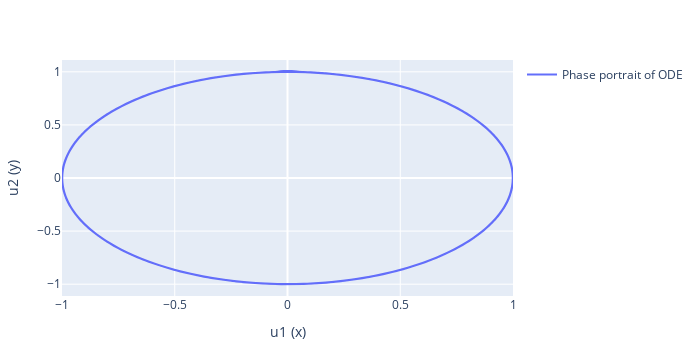

The cell this chart's notebook holds for it:
### Code cell
t = 0:0.1:40
u0 = [1 0]
plot_phase_portrait(hopf2d, u0, t, ["u1 (x)" "u2 (y)"])

### Figure 1 — Plotly figure (JSON) as saved in the notebook; plotly's stock layout.template omitted (floating-point values rounded to 4 significant figures; data arrays with more than 128 entries replaced by an {"elided": "..."} marker saying what was removed)
{"data": [{"mode": "lines", "name": "Phase portrait of ODE", "showlegend": true, "type": "scatter", "x": {"elided": "401 float values"}, "y": {"elided": "401 float values"}}], "layout": {"height": 350, "margin": {"b": 50, "l": 50, "r": 50, "t": 60}, "width": 700, "xaxis": {"title": {"text": "u1 (x)"}}, "yaxis": {"title": {"text": "u2 (y)"}}}}
